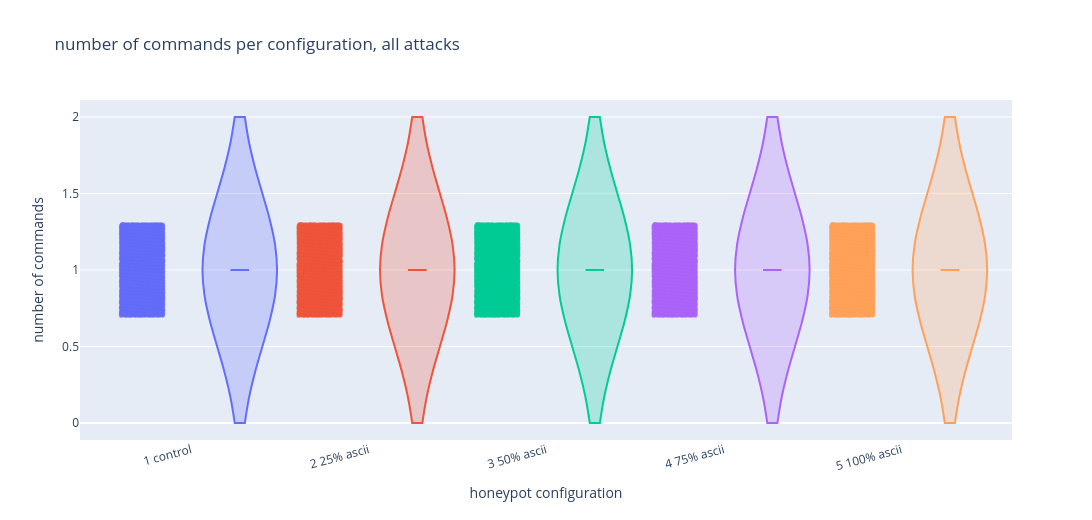

Write notebook code for a chart like this one.
### Markdown cell above
## Number of commands per configuration

Each attack contributes its `command_count`, with chained commands counted one each.

Command counts are whole numbers, so each point is spread up or down by at most 0.3 so the points do not stack into flat lines. Hovering shows the real count. The violin and box use the real counts.

### Code cell
df_commands_trimmed = df[df.groupby(group_col)["command_count"].transform(iqr_mask)]
print(f"removed {len(df) - len(df_commands_trimmed)} outliers, {len(df_commands_trimmed)} attacks remaining")

fig_commands, plot_commands = make_violin(
    df_commands_trimmed,
    "command_count",
    "number of commands per configuration, all attacks",
    "number of commands",
    discrete=True,
)
fig_commands.show()
summary_commands = print_summary(plot_commands, "command_count")

### Figure 1 — Plotly figure (JSON) as saved in the notebook; plotly's stock layout.template omitted (floating-point values rounded to 4 significant figures; data arrays with more than 128 entries replaced by an {"elided": "..."} marker saying what was removed)
{"data": [{"customdata": {"elided": "7448 int values"}, "hovertemplate": "1 control<br>number of commands=%{customdata}<extra></extra>", "marker": {"color": "#636EFA", "opacity": 0.5, "size": 4}, "mode": "markers", "name": "1 control observations", "type": "scatter", "x": {"elided": "7448 float values"}, "y": {"elided": "7448 float values"}}, {"bandwidth": 0.5, "box": {"visible": true}, "fillcolor": "rgba(99, 110, 250, 0.25)", "hovertemplate": "1 control<br>number of commands=%{y}<extra></extra>", "line": {"color": "#636EFA", "width": 2}, "meanline": {"visible": false}, "name": "1 control distribution", "points": false, "spanmode": "hard", "type": "violin", "width": 0.42, "x": {"elided": "7448 float values"}, "y": {"elided": "7448 int values"}}, {"customdata": {"elided": "7386 int values"}, "hovertemplate": "2 25% ascii<br>number of commands=%{customdata}<extra></extra>", "marker": {"color": "#EF553B", "opacity": 0.5, "size": 4}, "mode": "markers", "name": "2 25% ascii observations", "type": "scatter", "x": {"elided": "7386 float values"}, "y": {"elided": "7386 float values"}}, {"bandwidth": 0.5, "box": {"visible": true}, "fillcolor": "rgba(239, 85, 59, 0.25)", "hovertemplate": "2 25% ascii<br>number of commands=%{y}<extra></extra>", "line": {"color": "#EF553B", "width": 2}, "meanline": {"visible": false}, "name": "2 25% ascii distribution", "points": false, "spanmode": "hard", "type": "violin", "width": 0.42, "x": {"elided": "7386 float values"}, "y": {"elided": "7386 int values"}}, {"customdata": {"elided": "7523 int values"}, "hovertemplate": "3 50% ascii<br>number of commands=%{customdata}<extra></extra>", "marker": {"color": "#00CC96", "opacity": 0.5, "size": 4}, "mode": "markers", "name": "3 50% ascii observations", "type": "scatter", "x": {"elided": "7523 float values"}, "y": {"elided": "7523 float values"}}, {"bandwidth": 0.5, "box": {"visible": true}, "fillcolor": "rgba(0, 204, 150, 0.25)", "hovertemplate": "3 50% ascii<br>number of commands=%{y}<extra></extra>", "line": {"color": "#00CC96", "width": 2}, "meanline": {"visible": false}, "name": "3 50% ascii distribution", "points": false, "spanmode": "hard", "type": "violin", "width": 0.42, "x": {"elided": "7523 float values"}, "y": {"elided": "7523 int values"}}, {"customdata": {"elided": "7435 int values"}, "hovertemplate": "4 75% ascii<br>number of commands=%{customdata}<extra></extra>", "marker": {"color": "#AB63FA", "opacity": 0.5, "size": 4}, "mode": "markers", "name": "4 75% ascii observations", "type": "scatter", "x": {"elided": "7435 float values"}, "y": {"elided": "7435 float values"}}, {"bandwidth": 0.5, "box": {"visible": true}, "fillcolor": "rgba(171, 99, 250, 0.25)", "hovertemplate": "4 75% ascii<br>number of commands=%{y}<extra></extra>", "line": {"color": "#AB63FA", "width": 2}, "meanline": {"visible": false}, "name": "4 75% ascii distribution", "points": false, "spanmode": "hard", "type": "violin", "width": 0.42, "x": {"elided": "7435 float values"}, "y": {"elided": "7435 int values"}}, {"customdata": {"elided": "7366 int values"}, "hovertemplate": "5 100% ascii<br>number of commands=%{customdata}<extra></extra>", "marker": {"color": "#FFA15A", "opacity": 0.5, "size": 4}, "mode": "markers", "name": "5 100% ascii observations", "type": "scatter", "x": {"elided": "7366 float values"}, "y": {"elided": "7366 float values"}}, {"bandwidth": 0.5, "box": {"visible": true}, "fillcolor": "rgba(255, 161, 90, 0.25)", "hovertemplate": "5 100% ascii<br>number of commands=%{y}<extra></extra>", "line": {"color": "#FFA15A", "width": 2}, "meanline": {"visible": false}, "name": "5 100% ascii distribution", "points": false, "spanmode": "hard", "type": "violin", "width": 0.42, "x": {"elided": "7366 float values"}, "y": {"elided": "7366 int values"}}], "layout": {"height": 520, "showlegend": false, "title": {"text": "number of commands per configuration, all attacks"}, "violingap": 0, "violinmode": "overlay", "width": 1300, "xaxis": {"range": [-0.35, 4.9], "tickangle": -15, "tickmode": "array", "ticktext": ["1 control", "2 25% ascii", "3 50% ascii", "4 75% ascii", "5 100% ascii"], "tickvals": [0.275, 1.275, 2.275, 3.275, 4.275], "title": {"text": "honeypot configuration"}}, "yaxis": {"title": {"text": "number of commands"}}}}
